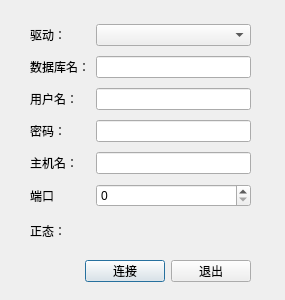
<?xml version="1.0" encoding="UTF-8"?>
<ui version="4.0">
 <class>ConnDlg</class>
 <widget class="QDialog" name="ConnDlg">
  <property name="geometry">
   <rect>
    <x>0</x>
    <y>0</y>
    <width>285</width>
    <height>300</height>
   </rect>
  </property>
  <property name="windowTitle">
   <string>Dialog</string>
  </property>
  <widget class="QLabel" name="labStatus">
   <property name="geometry">
    <rect>
     <x>30</x>
     <y>220</y>
     <width>221</width>
     <height>21</height>
    </rect>
   </property>
   <property name="text">
    <string>正态：</string>
   </property>
  </widget>
  <widget class="QWidget" name="">
   <property name="geometry">
    <rect>
     <x>30</x>
     <y>260</y>
     <width>221</width>
     <height>22</height>
    </rect>
   </property>
   <layout class="QHBoxLayout" name="horizontalLayout">
    <item>
     <spacer name="horizontalSpacer">
      <property name="orientation">
       <enum>Qt::Horizontal</enum>
      </property>
      <property name="sizeHint" stdset="0">
       <size>
        <width>40</width>
        <height>20</height>
       </size>
      </property>
     </spacer>
    </item>
    <item>
     <widget class="QPushButton" name="btnConnect">
      <property name="text">
       <string>连接</string>
      </property>
     </widget>
    </item>
    <item>
     <widget class="QPushButton" name="btnQuit">
      <property name="text">
       <string>退出</string>
      </property>
     </widget>
    </item>
   </layout>
  </widget>
  <widget class="QWidget" name="">
   <property name="geometry">
    <rect>
     <x>30</x>
     <y>20</y>
     <width>221</width>
     <height>191</height>
    </rect>
   </property>
   <layout class="QGridLayout" name="gridLayout">
    <item row="0" column="0">
     <widget class="QLabel" name="labDriver">
      <property name="text">
       <string>驱动：</string>
      </property>
     </widget>
    </item>
    <item row="0" column="1">
     <widget class="QComboBox" name="cmbDriver"/>
    </item>
    <item row="1" column="0">
     <widget class="QLabel" name="labDatabase">
      <property name="text">
       <string>数据库名：</string>
      </property>
     </widget>
    </item>
    <item row="1" column="1">
     <widget class="QLineEdit" name="leDatabase"/>
    </item>
    <item row="2" column="0">
     <widget class="QLabel" name="labUser">
      <property name="text">
       <string>用户名：</string>
      </property>
     </widget>
    </item>
    <item row="2" column="1">
     <widget class="QLineEdit" name="leUser"/>
    </item>
    <item row="3" column="0">
     <widget class="QLabel" name="labPassword">
      <property name="text">
       <string>密码：</string>
      </property>
     </widget>
    </item>
    <item row="3" column="1">
     <widget class="QLineEdit" name="lePassword">
      <property name="echoMode">
       <enum>QLineEdit::Password</enum>
      </property>
     </widget>
    </item>
    <item row="4" column="0">
     <widget class="QLabel" name="labHost">
      <property name="text">
       <string>主机名：</string>
      </property>
     </widget>
    </item>
    <item row="4" column="1">
     <widget class="QLineEdit" name="leHost"/>
    </item>
    <item row="5" column="0">
     <widget class="QLabel" name="labPort">
      <property name="text">
       <string>端口</string>
      </property>
     </widget>
    </item>
    <item row="5" column="1">
     <widget class="QSpinBox" name="spbPort"/>
    </item>
   </layout>
  </widget>
 </widget>
 <resources/>
 <connections/>
</ui>
